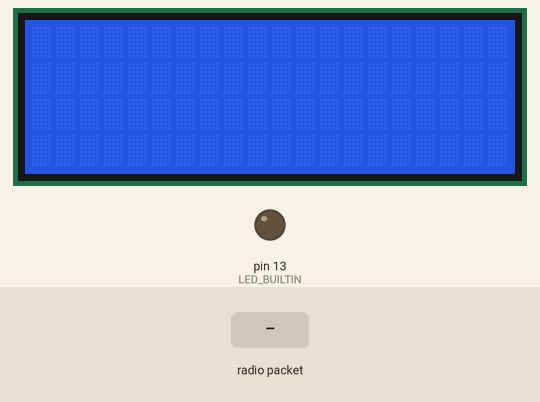
The sketch below on a simulated Arduino Uno, built with avr-gcc and run on an emulated ATmega328P. Parts: 20×4 character LCD, output pins drawn as LEDs (lit = HIGH). The test bench sets the inputs (shaded band). No radio packets arrive unless stated; what the sketch prints to the serial monitor is not drawn.

Above: at 1.2 s.
1.3 s: radio packet "5" arrives
At 2.6 s:
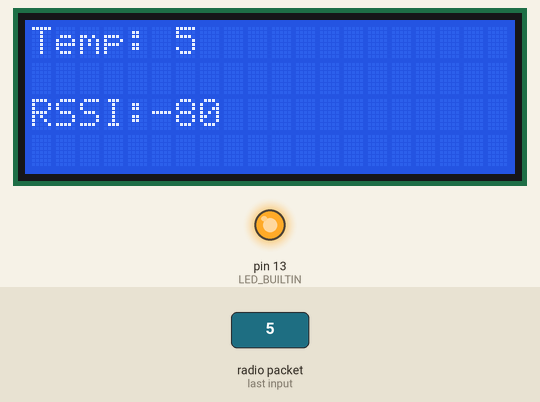
4.3 s: radio packet "90" arrives
At 7.1 s:
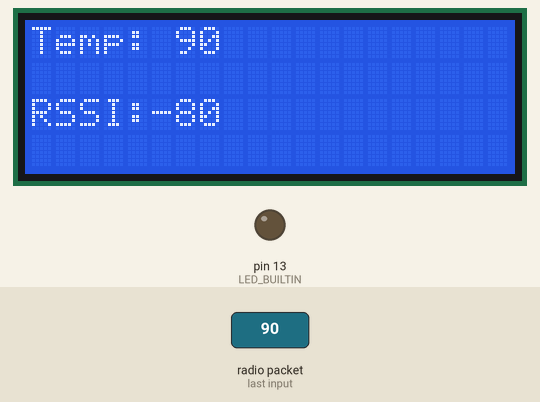
7.3 s: radio packet "200" arrives
At 8.5 s:
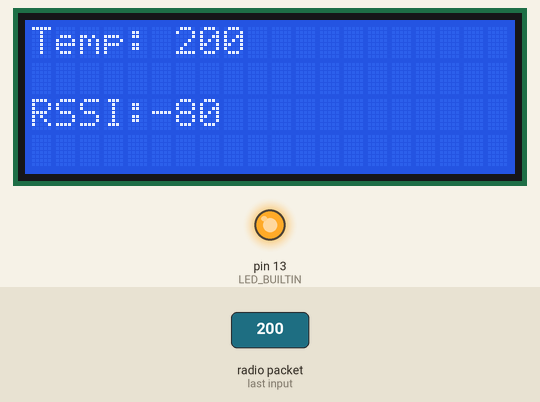
Timing chart, 0 to 10.8 s (numbered marks = the images above; inputs shaded):
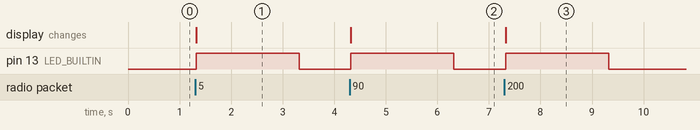

Measured:
- after the input at 1.3 s, pin 13 (LED_BUILTIN): LOW → HIGH at once, → LOW 2.0 s later; the display: changes at once (image 1)
- after the input at 4.3 s, pin 13 (LED_BUILTIN): LOW → HIGH at once, → LOW 2.0 s later; the display: changes at once (image 2)
- after the input at 7.3 s, pin 13 (LED_BUILTIN): LOW → HIGH at once, → LOW 2.0 s later; the display: changes at once (image 3)

The sketch:

LoRaReceiver_v2.ino
```cpp
// AUTHOR: GUILLERMO PEREZ GUILLEN

#include <SPI.h>
#include <LoRa.h>
#include <Wire.h> // Library for I2C communication
#include <LiquidCrystal_I2C.h> // Library for LCD
LiquidCrystal_I2C lcd = LiquidCrystal_I2C(0x27, 20, 4); // Change to (0x27,16,2) for 16x2 LCD.

char cadena[30]; //We create an array that will store the characters that we will write in the PC console. We assign a limit of characters, in this case 30
byte posicion=0;  //Variable to change the position of the characters in the array
int valor;  //Integer Variable

void setup() {
  lcd.init();  // Initiate the LCD:
  lcd.backlight();
  pinMode(LED_BUILTIN, OUTPUT);
  Serial.begin(9600);
  Serial.println("LoRa Receiver");
  if (!LoRa.begin(915E6)) {
    Serial.println("Starting LoRa failed!");
    while (1);
  }
}

void loop() {
  // try to parse packet
  int packetSize = LoRa.parsePacket();
  if (packetSize) {
    memset(cadena, 0,sizeof(cadena));//memset deletes the contents of the array "cadena" from position 0 to the end sizeof
    // received a packet
    Serial.print("Received packet... ");
    // read packet
    while (LoRa.available()) {
      char dedos= (char)LoRa.read();
      Serial.print(dedos);
      cadena[posicion]=dedos;//Read a character from the string "cadena" from "posicion", then read the next character with "posicion++"
      posicion++;
    }
    valor=atoi(cadena);//Convert the string to integers
    Serial.println();
    Serial.print(" temp=");
    Serial.print(valor);
    posicion=0;
    // print RSSI of packet
    int dedal = LoRa.packetRssi();
    Serial.print(" with RSSI: ");
    Serial.println(dedal);
    lcd.clear();
    lcd.setCursor(0, 0); // Set the cursor on the first column and first row.
    lcd.print("Temp:");
    lcd.setCursor(6, 0);
    lcd.print(valor);
    lcd.setCursor(0, 2); // Set the cursor on the first column and second row.
    lcd.print("RSSI:");
    lcd.setCursor(5, 2); //Set the cursor on the fifth column and the second row (counting starts at 0!).
    lcd.print(dedal);
    digitalWrite(LED_BUILTIN, HIGH);
    delay(2000);
    digitalWrite(LED_BUILTIN, LOW);
  }
}
```
